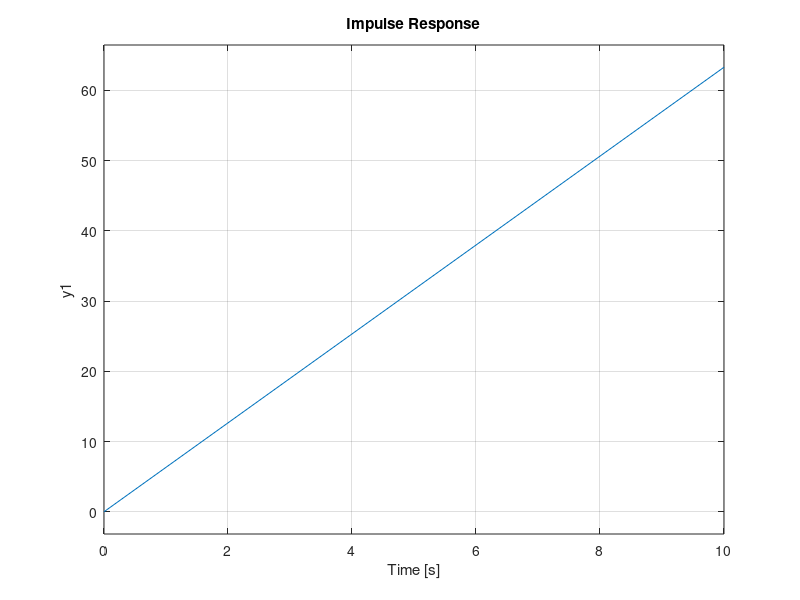

Reproduce this figure in MATLAB.
%% Ejercicio 1
clear all;
close all; 
clc;

% a
% tf para decirle que la variable "s" es la que se usa en Laplace.
s  = tf("s");
T  = 4;
K  = 5;
y0 = 20;

g = K/(T*s+1);

% caso d

impulse((2/s^2)*g,[0,10])
